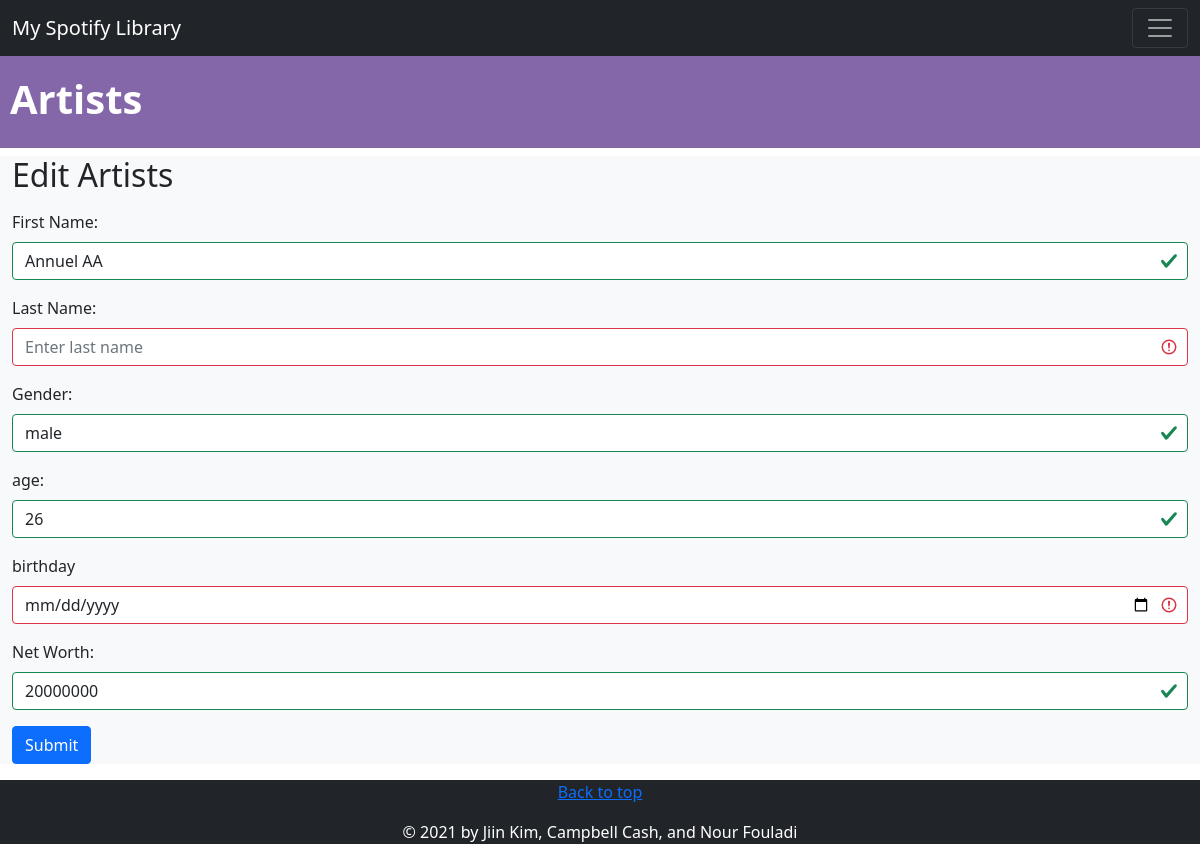
The app's page /edit_artists.php?id=2 with its own data.
### tables this page shows
CREATE TABLE `artists` (
 `artist_id` int NOT NULL AUTO_INCREMENT,
 `artist_first_name` varchar(45) NOT NULL,
 `artist_last_name` varchar(45) DEFAULT NULL,
 `gender` varchar(45) DEFAULT NULL,
 `age` int DEFAULT NULL,
 `birthday` datetime DEFAULT NULL,
 `net_worth` decimal(12,0) DEFAULT NULL,
 PRIMARY KEY (`artist_id`),
 UNIQUE KEY `artist_id_UNIQUE` (`artist_id`)
);

### edit_artists.php (the view, shortened to what this page needs)
<!DOCTYPE html>
<html lang="en">
<head>
    <link href="https://cdn.jsdelivr.net/npm/bootstrap@5.1.3/dist/css/bootstrap.min.css" rel="stylesheet">
    <link rel="stylesheet" href="css/main.css">
</head>
<body>
    <h1 id="artists-header"><strong>Artists</strong></h1>
    <div class="container-fluid container-xxl bg-light">
        <nav class="navbar navbar-expand-xxl bg-dark navbar-dark fixed-top">
            <div class="container-fluid">
                <a class="navbar-brand" href="#">My Spotify Library</a>
                <button class="navbar-toggler" type="button" data-bs-toggle="collapse" data-bs-target="#collapsibleNavbar">
                    <span class="navbar-toggler-icon"></span>
                </button>
            </div>
        </nav>
        <h2>Edit Artists</h2>
        <?php
            if ( (isset($_GET['id'])) && (is_numeric($_GET['id'])) ) {
                $id = $_GET['id'];
            } elseif ( (isset($_POST['id'])) && (is_numeric($_POST['id'])) ) {
                $id = $_POST['id'];
            }
            include('mysqli_connect_to_myspotify.php');
            $query = "
                SELECT artist_first_name,
                       artist_last_name,
					   gender,
					   age,
					   birthday,
					   net_worth
                FROM artists
                WHERE artist_id = $id
            ";
            $result = @mysqli_query ($dbc, $query);
            if (mysqli_num_rows($result) == 1) {
                $row = mysqli_fetch_array ($result);
                echo '
                    <form action="edit_artists.php" method="post" class="was-validated">
                        <div class="mb-3 mt-3">
                            <label for="First Name" class="form-label">First Name:</label>
                            <input type="text" class="form-control" id="artist_first_name" placeholder="Enter first name" name="artist_first_name" value="' . $row[0] . '" required>
                        </div>
                        <div class="mb-3">
                            <label for="Last Name" class="form-label">Last Name:</label>
                            <input type="text" class="form-control" id="artist_last_name" placeholder="Enter last name" name="artist_last_name" value="' . $row[1] . '" required>
                        </div>
						<div class="mb-3">
                            <label for="Gender" class="form-label">Gender:</label>
                            <input type="text" class="form-control" id="gender" placeholder="Enter gender" name="gender" value="' . $row[2] . '" required>
                        </div>
						<div class="mb-3">
                            <label for="Age" class="form-label">age:</label>
                            <input type="number" class="form-control" id="age" placeholder="Enter age" name="age" value="' . $row[3] . '" required>
                        </div>
						<div class="mb-3">
                            <label for="Birthday" class="form-label">birthday</label>
                            <input type="date" class="form-control" id="birthday" placeholder="Enter birthday" name="birthday" value="' . $row[4] . '" required>
                        </div>
						<div class="mb-3">
                            <label for="Net Worth" class="form-label">Net Worth:</label>
                            <input type="number" class="form-control" id="net_worth" placeholder="Enter net worth" name="net_worth" value="' . $row[5] . '" required>
                        </div>
                        <input type="hidden" name="id" value="' . $id . '" />
                        <p><button type="submit" class="btn btn-primary">Submit</button></p>
                    </form>
                ';
            } else {
                echo '
                    <div class="alert alert-warning">
                        <strong>Page Error!</strong> This page has been accessed in error. Not a valid artist ID.
                    </div>
                ';
            }
        ?>
    </div>
    <footer class="bg-dark text-white text-center">
        <div class="container">
            <p class="float-right">
                <a href="#artists-header">Back to top</a>
            </p>
            <p class="text-center">© 2021 by Jiin Kim, Campbell Cash, and Nour Fouladi</p>
        </div>
    </footer>
</body>
</html>

### css/main.css (style rules this page uses)
#artists-header { background-color: #8467A9; color: white; padding-top: 25px; padding-left: 10px; padding-bottom: 25px; margin-top: 50px }

### records on screen
artists: artist_first_name "Annuel AA", gender "male", age "26", net_worth "20000000"
